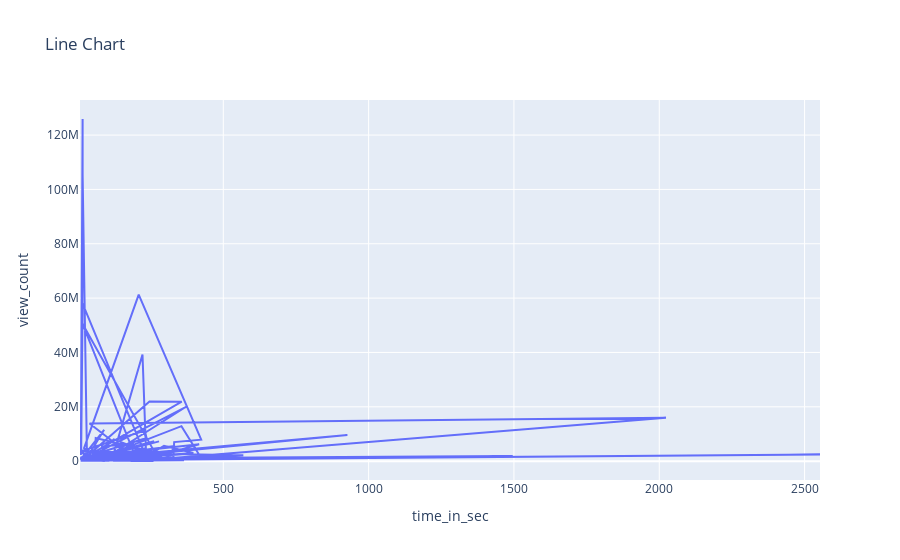

The code cell stored with this chart in its notebook:
### Code cell
line = px.line(newdf, x='time_in_sec', y='view_count', title='Line Chart')
line.show()

### Figure 1 — Plotly figure (JSON) as saved in the notebook; plotly's stock layout.template omitted (floating-point values rounded to 4 significant figures; data arrays with more than 128 entries replaced by an {"elided": "..."} marker saying what was removed)
{"data": [{"hovertemplate": "time_in_sec=%{x}<br>view_count=%{y}<extra></extra>", "legendgroup": "", "line": {"color": "#636efa", "dash": "solid"}, "marker": {"symbol": "circle"}, "mode": "lines", "name": "", "orientation": "v", "showlegend": false, "type": "scatter", "x": {"elided": "223 int values"}, "xaxis": "x", "y": {"elided": "223 int values"}, "yaxis": "y"}], "layout": {"legend": {"tracegroupgap": 0}, "title": {"text": "Line Chart"}, "xaxis": {"anchor": "y", "domain": [0, 1], "title": {"text": "time_in_sec"}}, "yaxis": {"anchor": "x", "domain": [0, 1], "title": {"text": "view_count"}}}}
